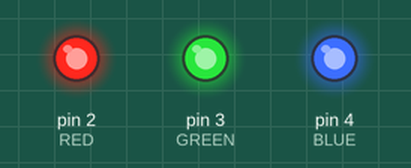
This sketch was run on a simulated Arduino Uno, built with avr-gcc and run on an emulated ATmega328P. Shown: output pins drawn as LEDs (lit = HIGH).

Above: at 0.5 s.
At 2.5 s:
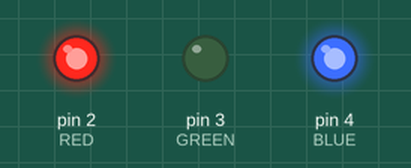
At 3.5 s:
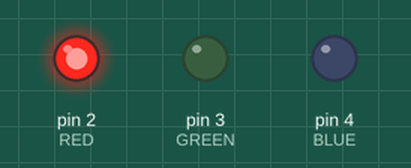
At 4.5 s:
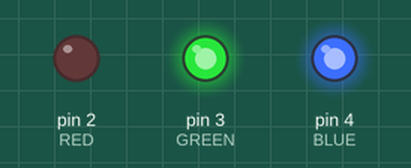
At 6.5 s:
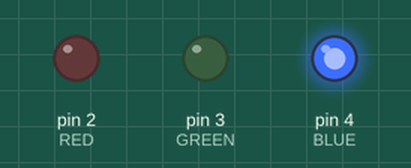
At 9.5 s:
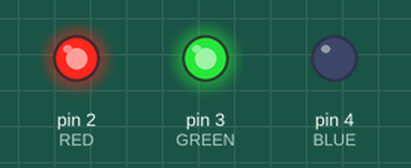
Timing chart, 0 to 10.4 s (numbered marks = the images above):
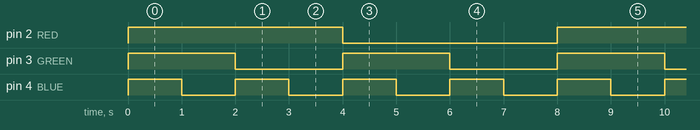

The sketch:

SWITCH_STM.ino
```cpp
#define RED 2
#define GREEN 3
#define BLUE 4

void setup(void)
{

  pinMode(RED, OUTPUT);
  pinMode(GREEN, OUTPUT);
  pinMode(BLUE, OUTPUT);

  digitalWrite(RED, HIGH);
  digitalWrite(GREEN, HIGH);
  digitalWrite(BLUE, HIGH);
  //int x = 0;
}

void loop(void)
{
  static int i = 0;

  switch( i )
  {
  case 0:
    digitalWrite(RED, HIGH);
    digitalWrite(GREEN, HIGH);
    digitalWrite(BLUE, HIGH);
   break;
  case 1:
    digitalWrite(RED, HIGH);
    digitalWrite(GREEN, HIGH);
    digitalWrite(BLUE, LOW);
   break;
  case 2:
    digitalWrite(RED, HIGH);
    digitalWrite(GREEN, LOW);
    digitalWrite(BLUE, HIGH);
   break;
  case 3:
    digitalWrite(RED, HIGH);
    digitalWrite(GREEN, LOW);
    digitalWrite(BLUE, LOW);
   break;
  case 4:
    digitalWrite(RED, LOW);
    digitalWrite(GREEN, HIGH);
    digitalWrite(BLUE, HIGH);
   break;
  case 5:
    digitalWrite(RED, LOW);
    digitalWrite(GREEN, HIGH);
    digitalWrite(BLUE, LOW);
   break;
  case 6:
    digitalWrite(RED, LOW);
    digitalWrite(GREEN, LOW);
    digitalWrite(BLUE, HIGH);
   break;
  case 7:
    digitalWrite(RED, LOW);
    digitalWrite(GREEN, LOW);
    digitalWrite(BLUE, LOW);
   break;

  default:
  break;
  }

  if(i==7)
  {
    i = 0;
  }
  else{
    i = i+1;
  }

  delay(1000);
}
```

Measured:
- by itself, pin 2 (RED): alternates HIGH for 4.0 s and LOW for 4.0 s
- by itself, pin 3 (GREEN): alternates HIGH for 2.0 s and LOW for 2.0 s
- by itself, pin 4 (BLUE): alternates HIGH for 1.0 s and LOW for 1.0 s
